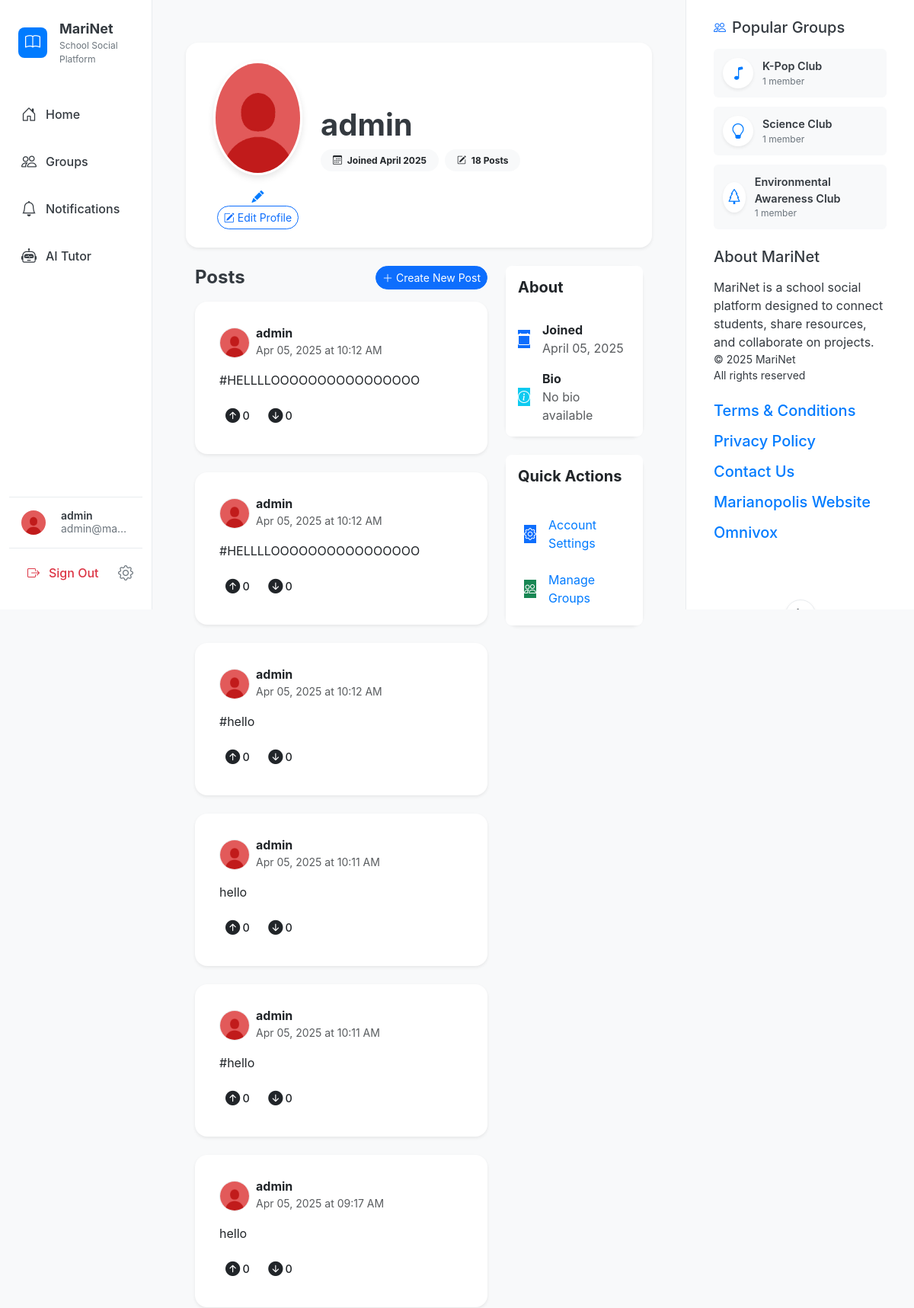
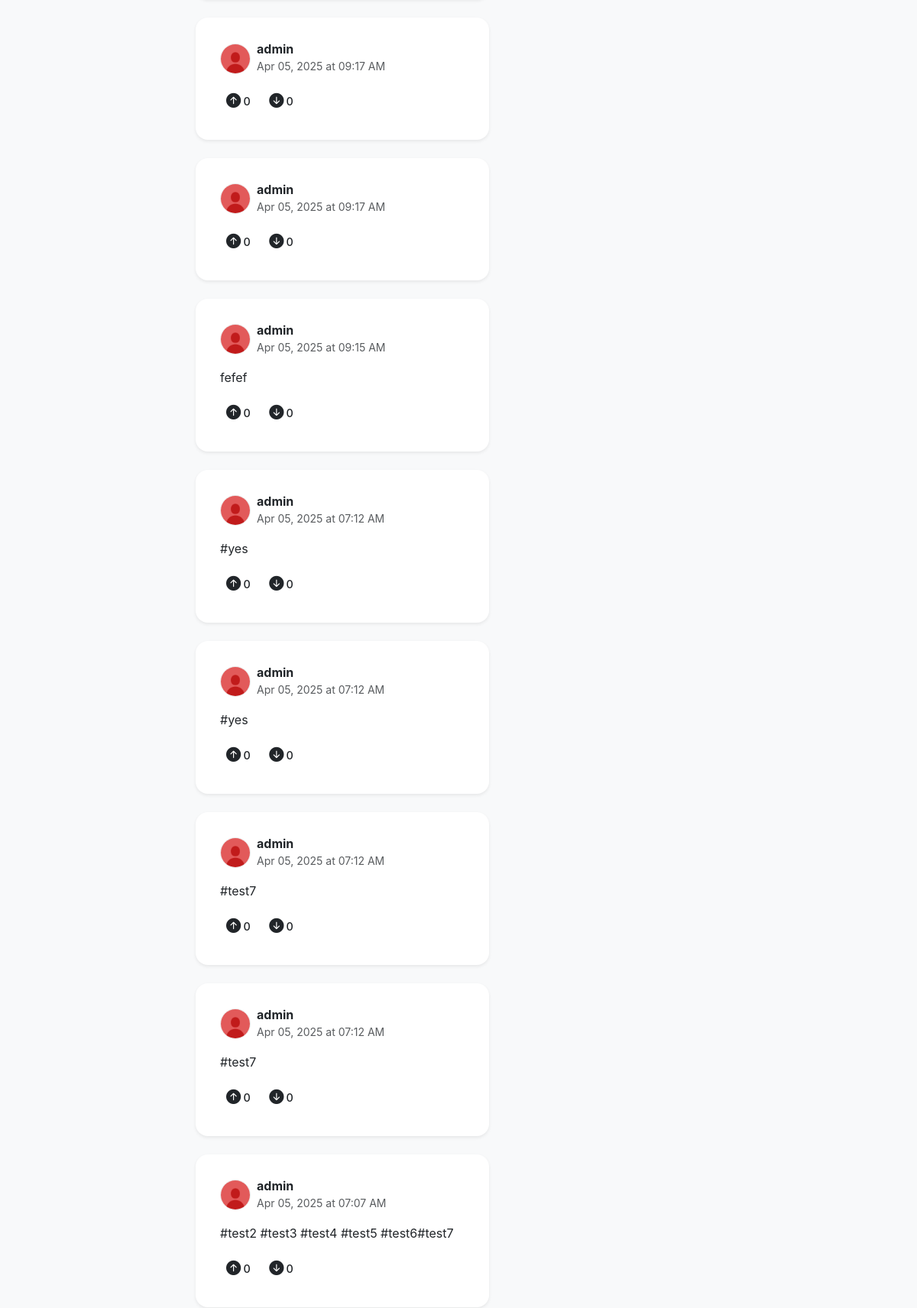
Page /profile/53d5f597-81af-426d-83ef-c9b37f98519b (signed in, upper part) on the committed database (2 pictures, top to bottom).
### app.py (models this page shows, shortened)
class User(db.Model, UserMixin):
    id = db.Column(db.String(36), primary_key=True, default=lambda: str(uuid.uuid4()))
    username = db.Column(db.String(80), unique=True, nullable=False)
    email = db.Column(db.String(120), unique=True, nullable=False)
    password = db.Column(db.String(200), nullable=False)
    avatar_url = db.Column(db.String(500), nullable=True, default='/static/default_avatar.jpg')
    bio = db.Column(db.Text, nullable=True)
    created_at = db.Column(db.DateTime, default=get_est_time)
    posts = db.relationship('Post', backref='user', lazy=True)
    group_posts = db.relationship('GroupPost', backref='user', lazy=True)
    groups = db.relationship('Group', secondary=group_members, backref=db.backref('members', lazy='dynamic'))

class Post(db.Model):
    id = db.Column(db.String(36), primary_key=True, default=lambda: str(uuid.uuid4()))
    content = db.Column(db.Text, nullable=False)
    image_url = db.Column(db.String(500), nullable=True)
    created_at = db.Column(db.DateTime, default=get_est_time)
    user_id = db.Column(db.String(36), db.ForeignKey('user.id'), nullable=False)
    upvotes = db.Column(db.Integer, default=0)
    downvotes = db.Column(db.Integer, default=0)

class Group(db.Model):
    id = db.Column(db.String(36), primary_key=True, default=lambda: str(uuid.uuid4()))
    name = db.Column(db.String(100), nullable=False)
    description = db.Column(db.Text, nullable=True)
    icon = db.Column(db.String(50), nullable=False, default='people')
    created_at = db.Column(db.DateTime, default=get_est_time)
    created_by = db.Column(db.String(36), db.ForeignKey('user.id'), nullable=False)
    posts = db.relationship('GroupPost', backref='group', lazy=True)
    @property
    def members_count(self):
        return self.members.count()

### routes.py (the view)
@app.route('/profile/<user_id>')
def profile(user_id):
    user = User.query.get_or_404(user_id)
    posts = Post.query.filter_by(user_id=user_id).order_by(Post.created_at.desc()).all()
    return render_template('profile.html', user=user, posts=posts)

### app.py (called while the page is built)
@app.context_processor
def inject_popular_groups():
    def get_popular_groups(limit=3):
        groups = Group.query.all()
        groups_sorted = sorted(
            groups,
            key=lambda g: g.members.count(),  # This properly counts the members
            reverse=True
        )
        return groups_sorted[:limit]
    return dict(get_popular_groups=get_popular_groups)

@login_manager.user_loader
def load_user(user_id):
    return User.query.get(user_id)

### templates/profile.html (shortened to what this page needs)
{% extends "base.html" %}
{% block content %}
<div class="container py-4">
    <div class="card-body mb-4 p-4 rounded-4 shadow-sm">
        <div class="row align-items-center">
            <div class="col-md-3 text-center">
                <div class="position-relative d-inline-block">
                    <img src="{{ user.avatar_url }}" alt="{{ user.username }}" class="profile-avatar mb-3">
                    {% if current_user.is_authenticated and current_user.id == user.id %}
                    <a href="{{ url_for('settings') }}" class="edit-avatar-btn">
                        <i class="bi bi-pencil-fill"></i>
                    </a>
                    {% endif %}
                </div>
                {% if current_user.is_authenticated and current_user.id == user.id %}
                <a href="{{ url_for('settings') }}" class="btn btn-outline-primary btn-sm rounded-pill">
                    <i class="bi bi-pencil-square"></i> Edit Profile
                </a>
                {% endif %}
            </div>
            <div class="col-md-9">
                <h1 class="display-6 fw-bold mb-2">{{ user.username }}</h1>
                <div class="d-flex align-items-center text-muted mb-3">
                    <span class="badge bg-light text-dark me-2 px-3 py-2 rounded-pill">
                        <i class="bi bi-calendar3 me-1"></i> Joined {{ user.created_at.strftime('%B %Y') }}
                    </span>
                    <span class="badge bg-light text-dark px-3 py-2 rounded-pill">
                        <i class="bi bi-pencil-square me-1"></i> {{ posts|length }} Posts
                    </span>
                </div>
            </div>
        </div>
    </div>
    <div class="row">
        <div class="col-md-8">
            <div class="d-flex justify-content-between align-items-center mb-3">
                <h4 class="mb-0 fw-bold">Posts</h4>
                {% if current_user.is_authenticated and current_user.id == user.id %}
                <a href="{{ url_for('feed') }}" class="btn btn-primary btn-sm rounded-pill">
                    <i class="bi bi-plus-lg"></i> Create New Post
                </a>
                {% endif %}
            </div>
            {% if posts %}
                {% for post in posts %}
                <div class="card mb-4 post-card border-0 rounded-4 shadow-sm">
                    <div class="card-body">
                        <div class="d-flex align-items-center mb-3">
                            <img src="{{ user.avatar_url }}" alt="{{ user.username }}" class="avatar me-2">
                            <div>
                                <h6 class="mb-0 fw-bold">{{ user.username }}</h6>
                                <small class="text-muted">{{ post.created_at.strftime('%b %d, %Y at %I:%M %p') }}</small>
                            </div>
                        </div>
                        <p class="card-text">{{ post.content }}</p>
                        <div class="d-flex align-items-center mt-3">
                            <div class="vote-buttons" data-post-id="{{ post.id }}" data-post-type="regular">
                                <button class="btn btn-sm btn-vote upvote me-1" data-vote="upvote">
                                    <i class="bi bi-arrow-up-circle-fill"></i>
                                    <span class="upvote-count">{{ post.upvotes }}</span>
                                </button>
                                <button class="btn btn-sm btn-vote downvote" data-vote="downvote">
                                    <i class="bi bi-arrow-down-circle-fill"></i>
                                    <span class="downvote-count">{{ post.downvotes }}</span>
                                </button>
                            </div>
                        </div>
                    </div>
                </div>
                {% endfor %}
            {% endif %}
        </div>
        <div class="col-md-4">
            <div class="card mb-4 border-0 rounded-4 shadow-sm">
                <div class="card-body border-0 pt-3" style="border-bottom-left-radius: 0; border-bottom-right-radius: 0;">
                    <h5 class="mb-0 fw-bold">About</h5>
                </div>
                <div class="card-body"style="border-top-left-radius: 0; border-top-right-radius: 0;">
                    <div class="d-flex align-items-center mb-3">
                        <div class="icon-bg bg-primary text-white me-3">
                            <i class="bi bi-calendar"></i>
                        </div>
                        <div>
                            <p class="mb-0"><strong>Joined</strong></p>
                            <p class="mb-0 text-muted">{{ user.created_at.strftime('%B %d, %Y') }}</p>
                        </div>
                    </div>
                    <div class="d-flex align-items-center">
                        <div class="icon-bg bg-info text-white me-3">
                            <i class="bi bi-info-circle"></i>
                        </div>
                        <div>
                            <p class="mb-0"><strong>Bio</strong></p>
                            {% if user.bio %}
                            <p class="mb-0 text-muted">{{ user.bio }}</p>
                            {% else %}
                            <p class="mb-0 text-muted">No bio available</p>
                            {% endif %}
                        </div>
                    </div>
                </div>
            </div>
            {% if current_user.is_authenticated and current_user.id == user.id %}
            <div class="card border-0 rounded-4 shadow-sm">
                <div class="card-body border-0 pt-3" style="border-bottom-left-radius: 0; border-bottom-right-radius: 0;">
                    <h5 class="mb-0 fw-bold">Quick Actions</h5>
                </div>
                <div class="card-body" style="border-top-left-radius: 0; border-top-right-radius: 0;">
                    <a href="{{ url_for('settings') }}" class="quick-action-btn d-flex align-items-center p-2 mb-2 rounded-3">
                        <div class="icon-bg bg-primary text-white me-3">
                            <i class="bi bi-gear"></i>
                        </div>
                        <span>Account Settings</span>
                    </a>
                    <a href="{{ url_for('groups') }}" class="quick-action-btn d-flex align-items-center p-2 rounded-3">
                        <div class="icon-bg bg-success text-white me-3">
                            <i class="bi bi-people"></i>
                        </div>
                        <span>Manage Groups</span>
                    </a>
                </div>
            </div>
            {% endif %}
        </div>
    </div>
</div>
{% endblock %}

### templates/base.html (shortened to what this page needs)
<!DOCTYPE html>
<html lang="en">
<head>
    <link href="https://cdn.jsdelivr.net/npm/bootstrap@5.3.0-alpha1/dist/css/bootstrap.min.css" rel="stylesheet">
    <link rel="stylesheet" href="https://cdn.jsdelivr.net/npm/bootstrap-icons@1.8.0/font/bootstrap-icons.css">
    <link rel="stylesheet" href="{{ url_for('static', filename='css/style.css') }}">
</head>
<body>
    <div class="container-fluid">
        <div class="row">
            {% if current_user.is_authenticated %}
            <div class="col-md-3 col-lg-2 sidebar-container p-0">
                <div class="sidebar py-3">
                    <div class="app-brand mb-4 ps-4">
                        <a href="{{ url_for('index') }}" class="text-decoration-none d-flex align-items-center">
                            <div class="app-logo">
                                <i class="bi bi-book text-white"></i>
                            </div>
                            <div class="ms-3">
                                <div class="app-name">MariNet</div>
                                <div class="app-subtitle">School Social Platform</div>
                            </div>
                        </a>
                    </div>
                    <ul class="nav flex-column">
                        <li class="nav-item">
                            <a class="nav-link {% if request.path == url_for('feed') or request.path == url_for('index') %}active{% endif %}"
                               href="{{ url_for('feed') }}">
                                <i class="bi bi-house-door"></i>
                                <span>Home</span>
                            </a>
                        </li>
                        <li class="nav-item">
                            <a class="nav-link {% if '/groups' in request.path and not '/groups/' in request.path %}active{% endif %}"
                               href="{{ url_for('groups') }}">
                                <i class="bi bi-people"></i>
                                <span>Groups</span>
                            </a>
                        </li>
                        <li class="nav-item">
                            <a class="nav-link {% if request.path == url_for('notifications') %}active{% endif %}"
                               href="{{ url_for('notifications') }}">
                                <i class="bi bi-bell"></i>
                                <span>Notifications</span>
                            </a>
                        </li>
                        <li class="nav-item">
                            <a class="nav-link {% if request.path == url_for('ai_tutor') %}active{% endif %}"
                               href="{{ url_for('ai_tutor') }}">
                                <i class="bi bi-robot"></i>
                                <span>AI Tutor</span>
                            </a>
                        </li>
                    </ul>
                    <div class="profile-section mt-auto">
                        <a href="{{ url_for('profile', user_id=current_user.id) }}" class="user-profile-link">
                            <img src="{{ current_user.avatar_url }}" alt="{{ current_user.username }}" class="avatar-sm rounded-circle">
                            <div class="user-info">
                                <div class="username" title="{{ current_user.username }}">{{ current_user.username }}</div>
                                <div class="user-email" title="{{ current_user.email }}">{{ current_user.email }}</div>
                            </div>
                        </a>
                    </div>
                    <div class="logout-section">
                        <a href="{{ url_for('logout') }}" class="logout-link">
                            <i class="bi bi-box-arrow-right"></i>
                            <span>Sign Out</span>
                        </a>
                        <a href="{{ url_for('settings') }}" class="settings-link">
                            <i class="bi bi-gear"></i>
                        </a>
                    </div>
                </div>
            </div>
            {% endif %}
            <div class="col-md-{% if current_user.is_authenticated %}6{% else %}12{% endif %} col-lg-{% if current_user.is_authenticated %}7{% else %}12{% endif %} main-content">
                {% block content %}{% endblock %}
            </div>
            {% if current_user.is_authenticated %}
            <div class="col-md-3 col-lg-3 right-sidebar-container">
                <div class="right-sidebar p-4">
                    <div class="popular-groups mb-4">
                        <div class="section-header d-flex align-items-center mb-3">
                            <i class="bi bi-people text-primary me-2"></i>
                            <h5 class="mb-0">Popular Groups</h5>
                        </div>
                        <div class="group-list">
                            {% for group in get_popular_groups() %}
                                <a href="{{ url_for('groups', group_id=group.id) }}" class="group-item">
                                    <div class="group-icon">
                                        <i class="bi bi-{{ group.icon }}"></i>
                                    </div>
                                    <div class="group-info">
                                        <div class="group-name">{{ group.name }}</div>
                                        <div class="group-members">{{ group.members_count }} member{{ 's' if group.members_count != 1 else '' }}</div>
                                    </div>
                                </a>
                            {% else %}
                                <div class="text-muted small">No groups available</div>
                            {% endfor %}
                        </div>
                    </div>
                    <div class="about-section">
                        <h5 class="mb-3">About MariNet</h5>
                        <p class="card-title">MariNet is a school social platform designed to connect students, share resources, and collaborate on projects.</p>
                        <p class="card-title small mb-0">© 2025 MariNet<br>All rights reserved</p>
                    </div>
                    <div class="terms mt-4">
                        <h5 class="mb-3"><a href="{{ url_for('terms') }}" target="_blank">Terms & Conditions</a></h5>
                        <h5 class="mb-3"><a href="{{ url_for('privacy') }}" target="_blank">Privacy Policy</a></h5>
                        <h5 class="mb-3"><a href="{{ url_for('contact') }}" target="_blank">Contact Us</a></h5>
                        <h5 class="mb-3"><a href="https://www.marianopolis.edu/" target="_blank">Marianopolis Website</a></h5>
                        <h5 class="mb-3"><a href="https://marianopolis.omnivox.ca/Login/Account/Login?ReturnUrl=%2fintr%2f" target="_blank">Omnivox</a></h5>
                    </div>
                    <div class="theme-toggle-container">
                        <button id="theme-toggle" class="theme-toggle" aria-label="Toggle dark mode">
                            <i id="theme-toggle-icon" class="bi bi-moon"></i>
                        </button>
                    </div>
                </div>
            </div>
            {% endif %}
        </div>
    </div>
</body>
</html>

### rows in the picture
User: avatar_url (placeholder picture), username "admin", email "admin@ma…", created_at "April 2025", created_at "April 05, 2025"
Post: avatar_url (placeholder picture), created_at "Apr 05, 2025 at 10:12 AM", content "#HELLLLOOOOOOOOOOOOOOOO", upvotes "0", downvotes "0"
Post: avatar_url (placeholder picture), created_at "Apr 05, 2025 at 10:12 AM", content "#HELLLLOOOOOOOOOOOOOOOO", upvotes "0", downvotes "0"
Post: avatar_url (placeholder picture), created_at "Apr 05, 2025 at 10:12 AM", content "#hello", upvotes "0", downvotes "0"
Post: avatar_url (placeholder picture), created_at "Apr 05, 2025 at 10:11 AM", content "hello", upvotes "0", downvotes "0"
Post: avatar_url (placeholder picture), created_at "Apr 05, 2025 at 10:11 AM", content "#hello", upvotes "0", downvotes "0"
Post: avatar_url (placeholder picture), created_at "Apr 05, 2025 at 09:17 AM", content "hello", upvotes "0", downvotes "0"
Post: avatar_url (placeholder picture), created_at "Apr 05, 2025 at 09:17 AM", upvotes "0", downvotes "0"
Post: avatar_url (placeholder picture), created_at "Apr 05, 2025 at 09:17 AM", upvotes "0", downvotes "0"
Post: avatar_url (placeholder picture), created_at "Apr 05, 2025 at 09:15 AM", content "fefef", upvotes "0", downvotes "0"
Post: avatar_url (placeholder picture), created_at "Apr 05, 2025 at 07:12 AM", content "#yes", upvotes "0", downvotes "0"
Post: avatar_url (placeholder picture), created_at "Apr 05, 2025 at 07:12 AM", content "#yes", upvotes "0", downvotes "0"
Post: avatar_url (placeholder picture), created_at "Apr 05, 2025 at 07:12 AM", content "#test7", upvotes "0", downvotes "0"
Post: avatar_url (placeholder picture), created_at "Apr 05, 2025 at 07:12 AM", content "#test7", upvotes "0", downvotes "0"
Post: avatar_url (placeholder picture), created_at "Apr 05, 2025 at 07:07 AM", content "#test2 #test3 #test4 #test5 #test6#test7", upvotes "0", downvotes "0"
Group: name "K-Pop Club", members_count "1"
Group: name "Science Club", members_count "1"
Group: name "Environmental Awareness Club", members_count "1"

### other values in the picture
{{ posts|length }} "18"
